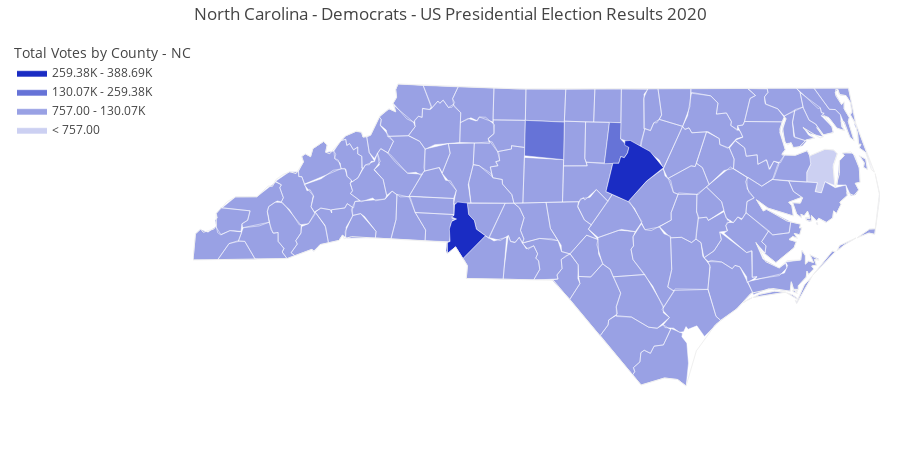

Notebook cell for this chart:
### Code cell
# Democratic Vote - US President

values = total_votes_by_county_president_enriched[total_votes_by_county_president_enriched['Choice Party'] == 'DEM']['Total Votes']
fips = total_votes_by_county_president_enriched[total_votes_by_county_president_enriched['Choice Party'] == 'DEM']['combined_fips_code']


endpts = list(np.mgrid[min(values):max(values):4j])
colorscale = ["#CCD0F2","#99A1E4","#6673D7","#1A2CC3","#0015BC"]
fig = create_choropleth(
    fips=fips, values=values, scope=['North Carolina'], show_state_data=True,
    colorscale=colorscale, binning_endpoints=endpts, round_legend_values=True,
#     plot_bgcolor='rgb(229,229,229)',
#     paper_bgcolor='rgb(229,229,229)',
    title='North Carolina - Democrats - US Presidential Election Results 2020',
#     county_outline={'color': 'rgb(0,0,0)', 'width': 0.5},
    county_outline={'color': 'rgb(255,255,255)', 'width': 0.5},
    exponent_format=True
)


fig.update_layout(
    legend_title='Total Votes by County - NC',
    legend_x = 0,
    annotations = {'x': -0.12, 'xanchor': 'left'}
)



fig.layout.template = None
fig.show()

### Figure 1 — Plotly figure (JSON) as saved in the notebook; plotly's stock layout.template omitted (floating-point values rounded to 4 significant figures; data arrays with more than 128 entries replaced by an {"elided": "..."} marker saying what was removed)
{"data": [{"fill": "toself", "fillcolor": "#CCD0F2", "hoverinfo": "none", "line": {"color": "rgb(255,255,255)", "width": 0.5}, "mode": "lines", "name": "< 757.00", "type": "scatter", "x": [-76.41, -76.35, -76.38, -76.35, -76.17, -76.06, -76.01, -76.06, -76.05, -76.17, -76.21, -76.29, -76.27, -76.41, -76.41, null], "y": [35.78, 35.86, 35.91, 35.94, 35.99, 35.99, 35.95, 35.85, 35.67, 35.7, 35.6, 35.61, 35.69, 35.7, 35.78, null]}, {"fill": "toself", "fillcolor": "#99A1E4", "hoverinfo": "none", "line": {"color": "rgb(255,255,255)", "width": 0.5}, "mode": "lines", "name": "757.00 - 130.07K", "type": "scatter", "x": {"elided": "1407 float values"}, "y": {"elided": "1407 float values"}}, {"fill": "toself", "fillcolor": "#6673D7", "hoverinfo": "none", "line": {"color": "rgb(255,255,255)", "width": 0.5}, "mode": "lines", "name": "130.07K - 259.38K", "type": "scatter", "x": [-80.05, -80.04, -79.53, -79.54, -80.05, null, -79.01, -78.95, -78.8, -78.81, -78.7, -78.72, -78.76, -78.8, -78.83, -79.02, -79.01, null], "y": [35.94, 36.26, 36.24, 35.9, 35.94, null, 35.89, 36.24, 36.24, 36.09, 36.01, 35.96, 35.92, 35.93, 35.87, 35.86, 35.89, null]}, {"fill": "toself", "fillcolor": "#1A2CC3", "hoverinfo": "none", "line": {"color": "rgb(255,255,255)", "width": 0.5}, "mode": "lines", "name": "259.38K - 388.69K", "type": "scatter", "x": [-78.98, -78.91, -78.83, -78.8, -78.76, -78.72, -78.7, -78.75, -78.75, -78.68, -78.43, -78.25, -78.47, -78.71, -79.0, -78.98, null, -81.06, -81.05, -81.01, -81.02, -80.99, -80.92, -80.99, -80.96, -80.95, -80.91, -80.78, -80.77, -80.69, -80.67, -80.55, -80.84, -80.93, -81.04, -81.06, null], "y": [35.64, 35.87, 35.87, 35.93, 35.92, 35.96, 36.01, 36.03, 36.07, 36.07, 35.98, 35.83, 35.7, 35.52, 35.61, 35.64, null, 35.07, 35.15, 35.16, 35.27, 35.34, 35.36, 35.38, 35.39, 35.49, 35.51, 35.51, 35.4, 35.35, 35.27, 35.21, 35.0, 35.11, 35.04, 35.07, null]}, {"fill": "toself", "fillcolor": "#0015BC", "hoverinfo": "none", "line": {"color": "rgb(255,255,255)", "width": 0.5}, "mode": "lines", "name": "> 388.69K", "type": "scatter", "x": [], "y": []}, {"hoverinfo": "text", "legendgroup": "centroids", "marker": {"color": "white", "opacity": 0}, "mode": "markers", "name": "US Counties", "selected": {"marker": {"color": "white", "opacity": 1, "size": 3}}, "showlegend": false, "text": ["County: Carteret<br>State: North Carolina<br>FIPS: 37031<br>Value: 11999", "County: Carteret<br>State: North Carolina<br>FIPS: 37031<br>Value: 11999", "County: Carteret<br>State: North Carolina<br>FIPS: 37031<br>Value: 11999", "County: Carteret<br>State: North Carolina<br>FIPS: 37031<br>Value: 11999", "County: Carteret<br>State: North Carolina<br>FIPS: 37031<br>Value: 11999", "County: Carteret<br>State: North Carolina<br>FIPS: 37031<br>Value: 11999", "County: Carteret<br>State: North Carolina<br>FIPS: 37031<br>Value: 11999", "County: Dare<br>State: North Carolina<br>FIPS: 37055<br>Value: 9855", "County: Dare<br>State: North Carolina<br>FIPS: 37055<br>Value: 9855", "County: Dare<br>State: North Carolina<br>FIPS: 37055<br>Value: 9855", "County: Dare<br>State: North Carolina<br>FIPS: 37055<br>Value: 9855", "County: Hyde<br>State: North Carolina<br>FIPS: 37095<br>Value: 1035", "County: Hyde<br>State: North Carolina<br>FIPS: 37095<br>Value: 1035", "County: Hyde<br>State: North Carolina<br>FIPS: 37095<br>Value: 1035", "County: Hyde<br>State: North Carolina<br>FIPS: 37095<br>Value: 1035", "County: Onslow<br>State: North Carolina<br>FIPS: 37133<br>Value: 23474", "County: Onslow<br>State: North Carolina<br>FIPS: 37133<br>Value: 23474", "County: Onslow<br>State: North Carolina<br>FIPS: 37133<br>Value: 23474", "County: Yancey<br>State: North Carolina<br>FIPS: 37199<br>Value: 3678", "County: Yadkin<br>State: North Carolina<br>FIPS: 37197<br>Value: 3744", "County: Wilson<br>State: North Carolina<br>FIPS: 37195<br>Value: 20579", "County: Wilkes<br>State: North Carolina<br>FIPS: 37193<br>Value: 7445", "County: Wayne<br>State: North Carolina<br>FIPS: 37191<br>Value: 23986", "County: Watauga<br>State: North Carolina<br>FIPS: 37189<br>Value: 16925", "County: Washington<br>State: North Carolina<br>FIPS: 37187<br>Value: 3387", "County: Warren<br>State: North Carolina<br>FIPS: 37185<br>Value: 6344", "County: Wake<br>State: North Carolina<br>FIPS: 37183<br>Value: 388686", "County: Vance<br>State: North Carolina<br>FIPS: 37181<br>Value: 12412", "County: Union<br>State: North Carolina<br>FIPS: 37179<br>Value: 48199", "County: Tyrrell<br>State: North Carolina<br>FIPS: 37177<br>Value: 757", "County: Transylvania<br>State: North Carolina<br>FIPS: 37175<br>Value: 8413", "County: Swain<br>State: North Carolina<br>FIPS: 37173<br>Value: 2765", "County: Surry<br>State: North Carolina<br>FIPS: 37171<br>Value: 8635", "County: Stokes<br>State: North Carolina<br>FIPS: 37169<br>Value: 5258", "County: Stanly<br>State: North Carolina<br>FIPS: 37167<br>Value: 8037", "County: Scotland<br>State: North Carolina<br>FIPS: 37165<br>Value: 7137", "County: Sampson<br>State: North Carolina<br>FIPS: 37163<br>Value: 10606", "County: Rutherford<br>State: North Carolina<br>FIPS: 37161<br>Value: 9049", "County: Rowan<br>State: North Carolina<br>FIPS: 37159<br>Value: 22889", "County: Rockingham<br>State: North Carolina<br>FIPS: 37157<br>Value: 15766", "County: Robeson<br>State: North Carolina<br>FIPS: 37155<br>Value: 17998", "County: Richmond<br>State: North Carolina<br>FIPS: 37153<br>Value: 8676", "County: Randolph<br>State: North Carolina<br>FIPS: 37151<br>Value: 15506", "County: Polk<br>State: North Carolina<br>FIPS: 37149<br>Value: 4485", "County: Pitt<br>State: North Carolina<br>FIPS: 37147<br>Value: 46515", "County: Person<br>State: North Carolina<br>FIPS: 37145<br>Value: 8416", "County: Perquimans<br>State: North Carolina<br>FIPS: 37143<br>Value: 2485", "County: Pender<br>State: North Carolina<br>FIPS: 37141<br>Value: 11655", "County: Pasquotank<br>State: North Carolina<br>FIPS: 37139<br>Value: 9653", "County: Pamlico<br>State: North Carolina<br>FIPS: 37137<br>Value: 2699", "County: Orange<br>State: North Carolina<br>FIPS: 37135<br>Value: 63097", "County: Northampton<br>State: North Carolina<br>FIPS: 37131<br>Value: 6048", "County: Nash<br>State: North Carolina<br>FIPS: 37127<br>Value: 25702", "County: Moore<br>State: North Carolina<br>FIPS: 37125<br>Value: 20547", "County: Montgomery<br>State: North Carolina<br>FIPS: 37123<br>Value: 4305", "County: Mitchell<br>State: North Carolina<br>FIPS: 37121<br>Value: 1852", "County: Mecklenburg<br>State: North Carolina<br>FIPS: 37119<br>Value: 375503", "County: McDowell<br>State: North Carolina<br>FIPS: 37111<br>Value: 5807", "County: Martin<br>State: North Carolina<br>FIPS: 37117<br>Value: 5876", "County: Madison<br>State: North Carolina<br>FIPS: 37115<br>Value: 4878", "County: Macon<br>State: North Carolina<br>FIPS: 37113<br>Value: 6213", "County: Lincoln<br>State: North Carolina<br>FIPS: 37109<br>Value: 13178", "County: Lenoir<br>State: North Carolina<br>FIPS: 37107<br>Value: 13494", "County: Lee<br>State: North Carolina<br>FIPS: 37105<br>Value: 12076", "County: Jones<br>State: North Carolina<br>FIPS: 37103<br>Value: 2175", "County: Johnston<br>State: North Carolina<br>FIPS: 37101<br>Value: 40861", "County: Jackson<br>State: North Carolina<br>FIPS: 37099<br>Value: 9522", "County: Iredell<br>State: North Carolina<br>FIPS: 37097<br>Value: 33426", "County: Hoke<br>State: North Carolina<br>FIPS: 37093<br>Value: 11929", "County: Hertford<br>State: North Carolina<br>FIPS: 37091<br>Value: 7077", "County: Henderson<br>State: North Carolina<br>FIPS: 37089<br>Value: 27014", "County: Haywood<br>State: North Carolina<br>FIPS: 37087<br>Value: 13095", "County: Harnett<br>State: North Carolina<br>FIPS: 37085<br>Value: 21839", "County: Halifax<br>State: North Carolina<br>FIPS: 37083<br>Value: 15382", "County: Guilford<br>State: North Carolina<br>FIPS: 37081<br>Value: 171538", "County: Greene<br>State: North Carolina<br>FIPS: 37079<br>Value: 3820", "County: Granville<br>State: North Carolina<br>FIPS: 37077<br>Value: 14448", "County: Graham<br>State: North Carolina<br>FIPS: 37075<br>Value: 896", "County: Gates<br>State: North Carolina<br>FIPS: 37073<br>Value: 2540", "County: Gaston<br>State: North Carolina<br>FIPS: 37071<br>Value: 40231", "County: Franklin<br>State: North Carolina<br>FIPS: 37069<br>Value: 15776", "County: Forsyth<br>State: North Carolina<br>FIPS: 37067<br>Value: 111769", "County: Edgecombe<br>State: North Carolina<br>FIPS: 37065<br>Value: 15935", "County: Durham<br>State: North Carolina<br>FIPS: 37063<br>Value: 142770", "County: Duplin<br>State: North Carolina<br>FIPS: 37061<br>Value: 8676", "County: Davie<br>State: North Carolina<br>FIPS: 37059<br>Value: 6653", "County: Davidson<br>State: North Carolina<br>FIPS: 37057<br>Value: 21483", "County: Currituck<br>State: North Carolina<br>FIPS: 37053<br>Value: 4151", "County: Cumberland<br>State: North Carolina<br>FIPS: 37051<br>Value: 83533", "County: Craven<br>State: North Carolina<br>FIPS: 37049<br>Value: 20977", "County: Columbus<br>State: North Carolina<br>FIPS: 37047<br>Value: 9382", "County: Cleveland<br>State: North Carolina<br>FIPS: 37045<br>Value: 16879", "County: Clay<br>State: North Carolina<br>FIPS: 37043<br>Value: 1685", "County: Chowan<br>State: North Carolina<br>FIPS: 37041<br>Value: 3232", "County: Cherokee<br>State: North Carolina<br>FIPS: 37039<br>Value: 3563", "County: Chatham<br>State: North Carolina<br>FIPS: 37037<br>Value: 26642", "County: Catawba<br>State: North Carolina<br>FIPS: 37035<br>Value: 25420", "County: Caswell<br>State: North Carolina<br>FIPS: 37033<br>Value: 4831", "County: Camden<br>State: North Carolina<br>FIPS: 37029<br>Value: 1515", "County: Caldwell<br>State: North Carolina<br>FIPS: 37027<br>Value: 10105", "County: Cabarrus<br>State: North Carolina<br>FIPS: 37025<br>Value: 51594", "County: Burke<br>State: North Carolina<br>FIPS: 37023<br>Value: 12985", "County: Buncombe<br>State: North Carolina<br>FIPS: 37021<br>Value: 95881", "County: Brunswick<br>State: North Carolina<br>FIPS: 37019<br>Value: 32984", "County: Bladen<br>State: North Carolina<br>FIPS: 37017<br>Value: 7281", "County: Bertie<br>State: North Carolina<br>FIPS: 37015<br>Value: 5846", "County: Beaufort<br>State: North Carolina<br>FIPS: 37013<br>Value: 9575", "County: Avery<br>State: North Carolina<br>FIPS: 37011<br>Value: 2171", "County: Ashe<br>State: North Carolina<br>FIPS: 37009<br>Value: 4149", "County: Anson<br>State: North Carolina<br>FIPS: 37007<br>Value: 5768", "County: Alleghany<br>State: North Carolina<br>FIPS: 37005<br>Value: 1480", "County: Alexander<br>State: North Carolina<br>FIPS: 37003<br>Value: 4113", "County: Alamance<br>State: North Carolina<br>FIPS: 37001<br>Value: 38186"], "type": "scatter", "unselected": {"marker": {"opacity": 0}}, "x": [[-76.14], [-76.53], [-76.45], [-76.56], [-76.6], [-76.89], [-76.67], [-75.66], [-75.54], [-75.67], [-75.86], [-75.75], [-75.92], [-76.27], [-76.25], [-77.14], [-77.21], [-77.43], -82.31, -80.67, -77.92, -81.16, -78.0, -81.7, -76.58, -78.11, -78.65, -78.41, -80.53, -76.21, -82.8, -83.49, -80.69, -80.24, -80.25, -79.48, -78.37, -81.92, -80.52, -79.77, -79.1, -79.75, -79.81, -82.17, -77.37, -78.97, -76.44, -77.91, -76.28, -76.74, -79.12, -77.4, -77.99, -79.48, -79.91, -82.16, -80.83, -82.05, -77.11, -82.71, -83.42, -81.22, -77.64, -79.17, -77.36, -78.37, -83.14, -80.87, -79.24, -76.98, -82.48, -82.98, -78.87, -77.65, -79.79, -77.68, -78.65, -83.83, -76.7, -81.18, -78.29, -80.26, -77.6, -78.88, -77.93, -80.54, -80.21, -76.01, -78.83, -77.09, -78.66, -81.56, -83.75, -76.61, -84.06, -79.26, -81.22, -79.33, -76.21, -81.55, -80.55, -81.7, -82.53, -78.24, -78.56, -76.98, -76.86, -81.92, -81.5, -80.1, -81.13, -81.18, -79.4], "y": [[35.0], [34.71], [34.72], [34.7], [34.67], [34.68], [34.84], [35.88], [35.41], [36.0], [35.78], [35.19], [35.13], [35.32], [35.54], [34.64], [34.61], [34.73], 35.9, 36.16, 35.71, 36.21, 35.36, 36.23, 35.82, 36.4, 35.79, 36.36, 34.99, 35.82, 35.2, 35.49, 36.41, 36.4, 35.31, 34.84, 34.99, 35.4, 35.64, 36.4, 34.64, 35.01, 35.71, 35.28, 35.59, 36.39, 36.21, 34.52, 36.3, 35.14, 36.06, 36.42, 35.97, 35.31, 35.33, 36.01, 35.25, 35.68, 35.84, 35.86, 35.15, 35.49, 35.24, 35.48, 35.02, 35.52, 35.29, 35.81, 35.02, 36.36, 35.34, 35.56, 35.37, 36.26, 36.08, 35.48, 36.3, 35.35, 36.44, 35.29, 36.08, 36.13, 35.91, 36.04, 34.94, 35.93, 35.79, 36.4, 35.05, 35.12, 34.27, 35.33, 35.06, 36.15, 35.13, 35.7, 35.66, 36.39, 36.39, 35.95, 35.39, 35.75, 35.61, 34.07, 34.61, 36.07, 35.49, 36.08, 36.43, 34.97, 36.49, 35.92, 36.04]}, {"hoverinfo": "text", "legendgroup": "States", "line": {"color": "rgb(240, 240, 240)", "width": 1}, "mode": "lines", "showlegend": false, "type": "scatter", "x": {"elided": "279 float values"}, "y": {"elided": "279 float values"}}], "layout": {"annotations": [{"showarrow": false, "text": "<b></b>", "x": 1, "xanchor": "right", "xref": "paper", "y": 1.05, "yref": "paper"}], "dragmode": "select", "height": 450, "hovermode": "closest", "legend": {"title": {"text": "Total Votes by County - NC"}, "traceorder": "reversed", "x": 0, "xanchor": "right", "y": 1, "yanchor": "top"}, "margin": {"b": 20, "l": 20, "r": 20, "t": 40}, "title": {"text": "North Carolina - Democrats - US Presidential Election Results 2020"}, "width": 900, "xaxis": {"autorange": false, "fixedrange": true, "range": [-84.32, -75.46], "showgrid": false, "showticklabels": false, "type": "linear", "zeroline": false}, "yaxis": {"autorange": false, "fixedrange": true, "range": [33.44, 36.99], "showgrid": false, "showticklabels": false, "type": "linear", "zeroline": false}}}
